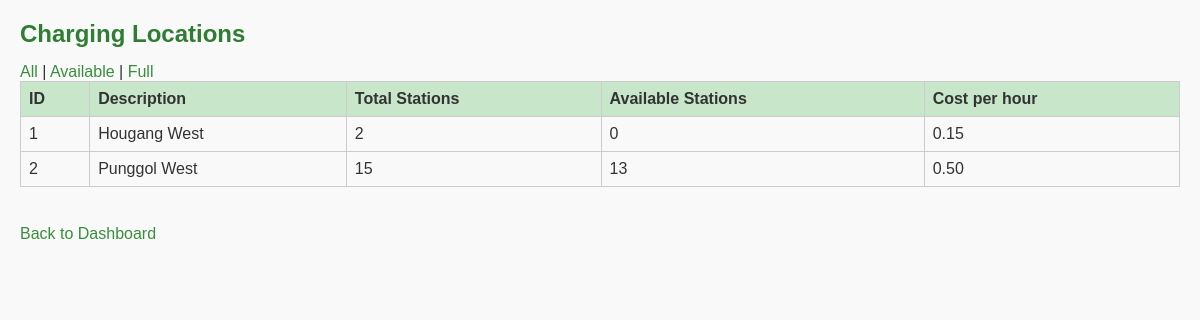
The app's page /list_locations.php (signed in) with its own data.
### tables this page shows
CREATE TABLE `locations` (
  `id` int(11) NOT NULL,
  `description` varchar(255) NOT NULL,
  `total_stations` int(11) NOT NULL,
  `cost_per_hour` decimal(6,2) NOT NULL
);

### classes/Location.php (called while the page is built, shortened)
<?php
class Location {
    private $conn;
    public function __construct($db) {
        $this->conn = $db;
    }
    public function getAllLocations() {
        $result = $this->conn->query("SELECT * FROM locations");
        return $result->fetch_all(MYSQLI_ASSOC);
    }
    public function getAvailableStations($location_id) {
        $active = $total = null;
        $stmt = $this->conn->prepare("SELECT COUNT(*) FROM checkins WHERE location_id=? AND checkout_time IS NULL");
        $stmt->bind_param("i", $location_id);
        $stmt->execute();
        $stmt->bind_result($active);
        $stmt2 = $this->conn->prepare("SELECT total_stations FROM locations WHERE id=?");
        $stmt2->bind_param("i", $location_id);
        $stmt2->execute();
        $stmt2->bind_result($total);
        return max(0, $total - $active);
    }
}
?>

### list_locations.php (the view, shortened to what this page needs)
<?php
require 'config.php';
require 'classes/Location.php';
require 'classes/Checkin.php';
$locClass = new Location($conn);
$locations = $locClass->getAllLocations();
?>
<!DOCTYPE html>
<html lang="en">
<head>
    <link rel="stylesheet" href="css/styles.css">
</head>
<body>
    <h2>Charging Locations</h2>
    <p>
        <a href="list_locations.php?filter=all">All</a> |
        <a href="list_locations.php?filter=available">Available</a> |
        <a href="list_locations.php?filter=full">Full</a>
    </p>
    <table border="1">
        <tr>
            <th>ID</th>
            <th>Description</th>
            <th>Total Stations</th>
            <th>Available Stations</th>
            <th>Cost per hour</th>
        </tr>
        <?php
            foreach ($locations as $l) {
                $available = $locClass->getAvailableStations($l['id']);
                echo "<tr>
                    <td>{$l['id']}</td>
                    <td>".htmlspecialchars($l['description'])."</td>
                    <td>{$l['total_stations']}</td>
                    <td>{$available}</td>
                    <td>{$l['cost_per_hour']}</td>
                </tr>";
            }
        ?>
    </table>
    <br><a href="dashboard.php">Back to Dashboard</a>
</body>
</html>

### css/styles.css (style rules this page uses)
body, h1, h2, h3, p, ul, li, table { margin: 0; padding: 0; box-sizing: border-box; }
body { font-family: Arial, sans-serif; background-color: #f9f9f9; color: #333; padding: 20px; }
h1, h2, h3 { color: #2e7d32; margin-bottom: 15px; }
a { color: #388e3c; text-decoration: none; }
table { width: 100%; border-collapse: collapse; margin-bottom: 20px; }
table th, table td { border: 1px solid #ccc; padding: 8px; text-align: left; }
table th { background-color: #c8e6c9; }

### records on screen
locations: id "1", description "Hougang West", total_stations "2", available "0", cost_per_hour "0.15"
locations: id "2", description "Punggol West", total_stations "15", available "13", cost_per_hour "0.50"
